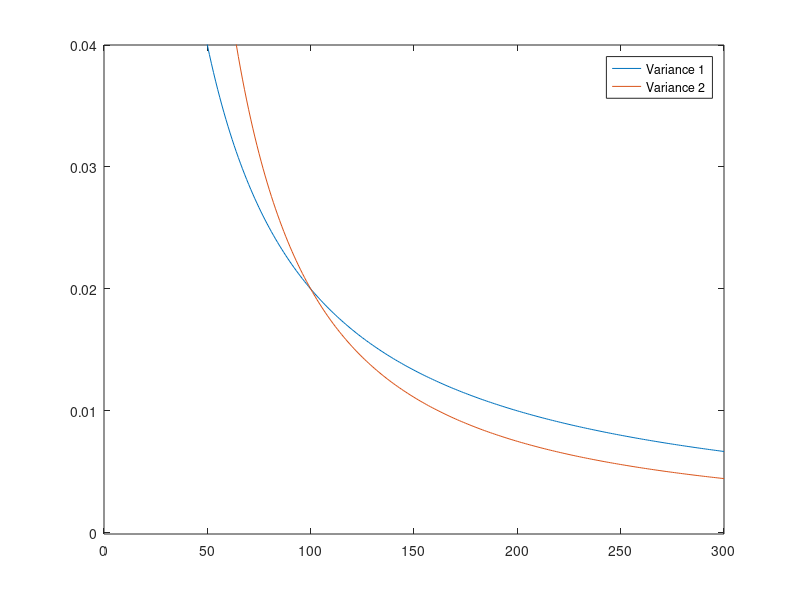

This figure's MATLAB source:
clear all;clc;close all;

N=1:300;
a=2./N;
b=(1./ N) + (100 ./ N.^2); 
plot(N,a,N,b);
axis([0 300 -.0001 .04]);
legend('Variance 1','Variance 2');

% Stocia paper example for biased estimators Vs UCRLB
% clear all;
% sigma=1;
% N=1:300;
% a=2*(sigma^2)./N; %UCRLB
% b=2*(sigma^2)./(N+2);  % MSE of biased estimator
% plot(N,a,N,b);
% % axis([0 300 -.0001 .04]);
% legend('Variance 1','Variance 2');
